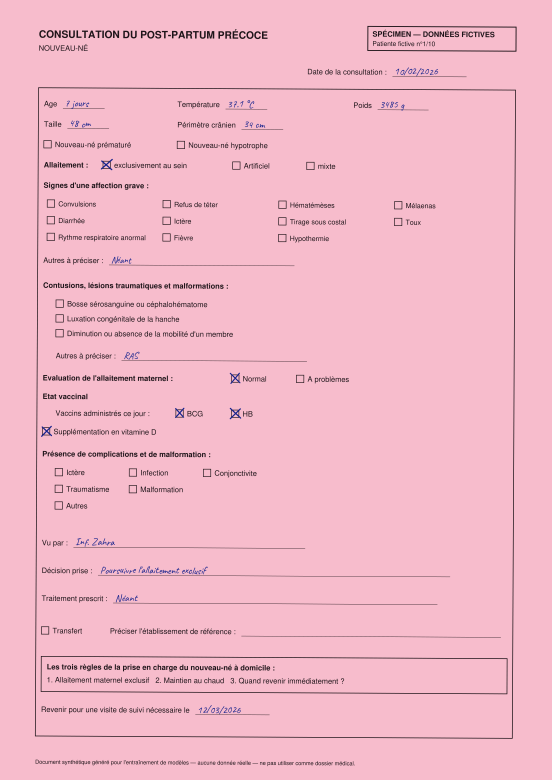
#> input picture vision_pipeline/presentation/assets/source.png, 1654 x 2339 px (shown at 1/3 size); its folder holds only this picture in this run
$ python -i geometry.py   (imports and definitions only)   (older library calls are emulated)
#> lines starting #> are read from the running program, lines starting #| are printed output that depends on the picture
#> further down, picture is the input picture: PIL image 1654x2339 RGB; mean R, G, B 240.8, 183.2, 199.1
"""Align template priors, match detections one-to-one, and retain both crop views."""
import cv2
import numpy as np
from scipy.optimize import linear_sum_assignment
from PIL import Image
from .common import *
# [1 line not run here, left out]

# [35 lines left out: functions observed_blank, register, project_box, not called in this run]

def iou(a,b):
    w=max(0,min(a[2],b[2])-max(a[0],b[0]));h=max(0,min(a[3],b[3])-max(a[1],b[1]));inter=w*h
    return inter/max(1e-9,(a[2]-a[0])*(a[3]-a[1])+(b[2]-b[0])*(b[3]-b[1])-inter)

# [36 lines left out: functions assign, rectify_crop, checkbox, not called in this run]

def quality(image):
    gray=cv2.cvtColor(np.asarray(image.convert('RGB')),cv2.COLOR_RGB2GRAY)
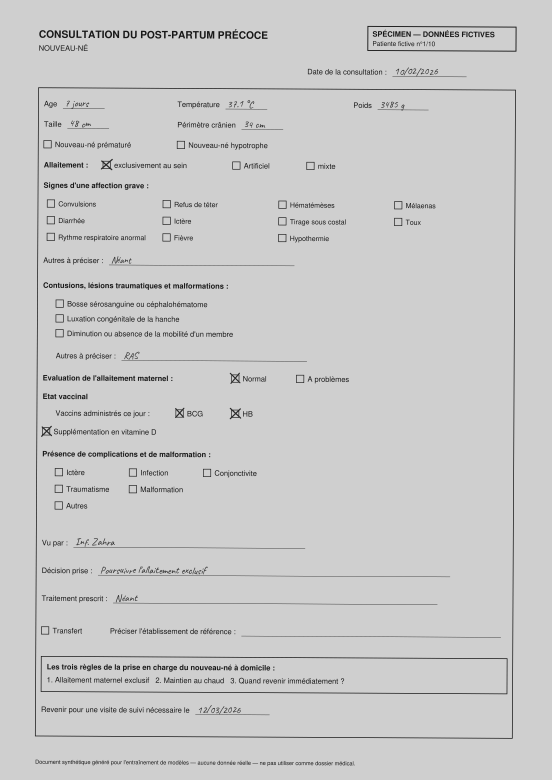
#> gray: shape (2339, 1654) (shown at 1/3 size); min 23, max 207, mean 201.8
    sharp=float(cv2.Laplacian(gray,cv2.CV_64F).var());contrast=float(gray.std())
#> after `sharp = float(cv2.Laplacian(gray, cv2.CV_64F).var())`: sharp = 1351
#> after `contrast = float(gray.std())`: contrast = 27.66
    return float(np.clip((sharp/120)**.3*(contrast/45)**.2,.05,1.))

# [9 lines left out: function save_crop_views, not called in this run]

>>> from PIL import Image
>>> picture = Image.open('presentation/assets/source.png')
>>> result = quality(picture)
#> result = 1
